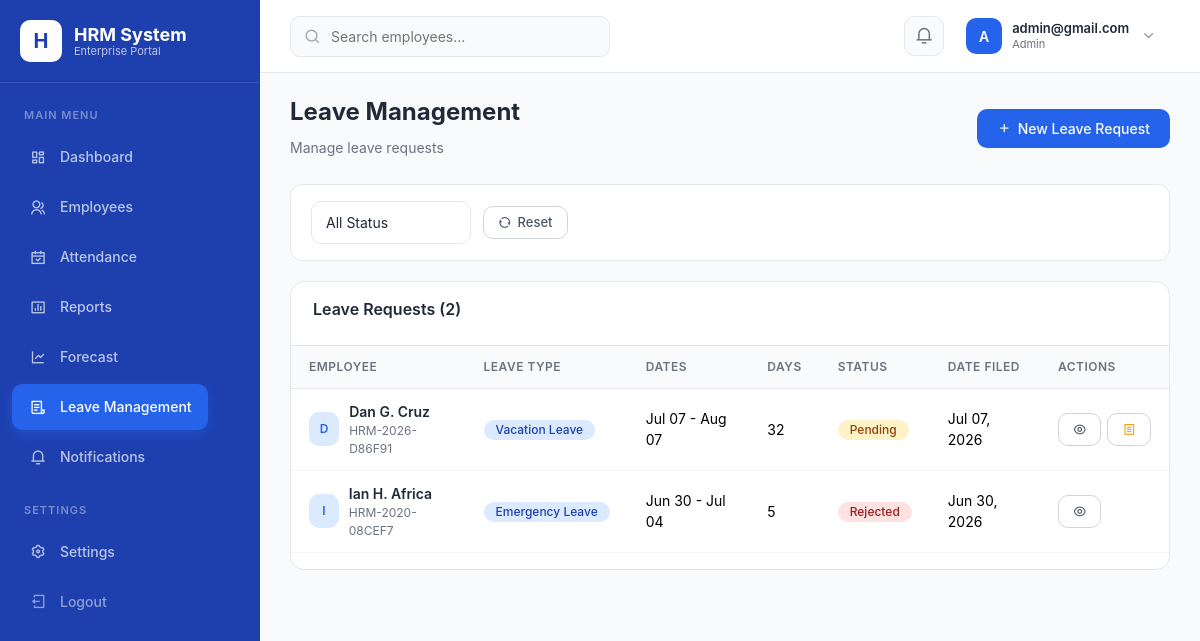
The page /leave/ (signed in) on the database its author committed.
### core/models.py (models this page shows, shortened)
class LeaveRequest(models.Model):
    STATUS_CHOICES = [
        ('Pending', 'Pending'),
        ('Approved', 'Approved'),
        ('Rejected', 'Rejected'),
        ('Cancelled', 'Cancelled'),
    ]
    employee = models.ForeignKey(Employee, on_delete=models.CASCADE, related_name='leave_requests')
    leave_type = models.ForeignKey(LeaveType, on_delete=models.CASCADE, related_name='leave_requests')
    start_date = models.DateField()
    end_date = models.DateField()
    number_of_days = models.IntegerField()
    reason = models.TextField()
    supporting_document = models.FileField(upload_to='documents/leaves/', blank=True, null=True)
    status = models.CharField(max_length=20, choices=STATUS_CHOICES, default='Pending')
    approved_by = models.ForeignKey(Employee, on_delete=models.SET_NULL, null=True, blank=True, related_name='approved_leaves')
    approved_at = models.DateTimeField(null=True, blank=True)
    rejection_reason = models.TextField(blank=True, null=True)
    created_at = models.DateTimeField(auto_now_add=True)
    updated_at = models.DateTimeField(auto_now=True)
    class Meta:
        ordering = ['-created_at']

class Employee(models.Model):
    ROLE_CHOICES = [
        ('admin', 'Admin'),
        ('hr_staff', 'HR Staff'),
        ('manager', 'Manager'),
        ('employee', 'Employee'),
    ]
    CIVIL_STATUS_CHOICES = [
        ('Single', 'Single'),
        ('Married', 'Married'),
        ('Divorced', 'Divorced'),
        ('Widowed', 'Widowed'),
    ]
    GENDER_CHOICES = [
        ('Male', 'Male'),
        ('Female', 'Female'),
        ('Other', 'Other'),
    ]
    EMPLOYMENT_TYPE_CHOICES = [
        ('Regular', 'Regular'),
        ('Probationary', 'Probationary'),
        ('Contractual', 'Contractual'),
        ('Part-Time', 'Part-Time'),
        ('Intern', 'Intern'),
    ]
    EMPLOYMENT_STATUS_CHOICES = [
        ('Active', 'Active'),
        ('Inactive', 'Inactive'),
        ('Resigned', 'Resigned'),
        ('Terminated', 'Terminated'),
        ('Suspended', 'Suspended'),
    ]
    user = models.OneToOneField(User, on_delete=models.CASCADE, related_name='employee')
    employee_id = models.CharField(max_length=20, unique=True, editable=False)
    first_name = models.CharField(max_length=50)
    middle_name = models.CharField(max_length=50, blank=True, null=True)
    last_name = models.CharField(max_length=50)
    gender = models.CharField(max_length=10, choices=GENDER_CHOICES)
    birth_date = models.DateField()
    civil_status = models.CharField(max_length=20, choices=CIVIL_STATUS_CHOICES)
    contact_number = models.CharField(max_length=20)
    email_address = models.EmailField()
    address = models.TextField()
    profile_photo = models.ImageField(upload_to='profiles/', blank=True, null=True)
    department = models.ForeignKey(Department, on_delete=models.SET_NULL, null=True, related_name='employees')
    position = models.CharField(max_length=100, blank=True, null=True)
    employment_type = models.CharField(max_length=20, choices=EMPLOYMENT_TYPE_CHOICES, default='Regular')
    date_hired = models.DateField()
    employment_status = models.CharField(max_length=20, choices=EMPLOYMENT_STATUS_CHOICES, default='Active')
    immediate_supervisor = models.CharField(max_length=100, blank=True, null=True)
    role = models.CharField(max_length=20, choices=ROLE_CHOICES, default='employee')
    created_at = models.DateTimeField(auto_now_add=True)
    updated_at = models.DateTimeField(auto_now=True)
    class Meta:
        ordering = ['last_name', 'first_name']
    @property
    def full_name(self):
        if self.middle_name:
            return f"{self.first_name} {self.middle_name} {self.last_name}"
        return f"{self.first_name} {self.last_name}"

class LeaveType(models.Model):
    name = models.CharField(max_length=50, unique=True)
    code = models.CharField(max_length=10, unique=True)
    description = models.TextField(blank=True, null=True)
    max_days_per_year = models.IntegerField(default=15)
    is_paid = models.BooleanField(default=True)
    is_active = models.BooleanField(default=True)
    created_at = models.DateTimeField(auto_now_add=True)
    class Meta:
        ordering = ['name']

### core/views/leave_views.py (the view)
# urls.py: path('leave/', leave_views.leave_list, name='leave_list'),
@login_required
def leave_list(request):
    try:
        employee = request.user.employee
    except:
        employee = None
    status_filter = request.GET.get('status', '')
    user_role = get_user_role(request.user)
    if request.user.is_superuser or user_role in ['admin', 'hr_staff', 'manager']:
        leaves = LeaveRequest.objects.select_related(
            'employee', 'leave_type', 'approved_by'
        ).all()
    elif employee:
        leaves = LeaveRequest.objects.filter(employee=employee)
    else:
        leaves = LeaveRequest.objects.none()
    if status_filter:
        leaves = leaves.filter(status=status_filter)
    leaves = leaves.order_by('-created_at')
    paginator = Paginator(leaves, 15)
    page_number = request.GET.get('page')
    page_obj = paginator.get_page(page_number)
    context = {
        'page_obj': page_obj,
        'leaves': page_obj,
        'status_filter': status_filter,
        'is_admin': user_role in ['admin'] or request.user.is_superuser,
    }
    return render(request, 'leave/list.html', context)

### core/context_processors.py (called while the page is built, shortened)
def notification_count(request):
    if request.user.is_authenticated:
        unread_count = Notification.objects.filter(
            recipient=request.user, is_read=False
        ).count()
        recent_notifications = Notification.objects.filter(
            recipient=request.user
        )[:5]
        user_role = get_user_role(request.user)
        return {
            'unread_notifications': unread_count,
            'recent_notifications': recent_notifications,
            'user_role': user_role,
            'user_role_display': ROLE_DISPLAY.get(user_role, 'Employee'),
        }

### templates/leave/list.html (shortened to what this page needs)
{% extends 'base.html' %}
{% load static %}
{% block content %}
<div class="page-header">
    <div class="page-title">
        <h2>Leave Management</h2>
        <small>Manage leave requests</small>
    </div>
    <a href="{% url 'leave_request' %}" class="btn btn-primary">
        <i class="ri-add-line"></i> New Leave Request
    </a>
</div>
<div class="filter-bar">
    <form method="GET" style="display:flex;gap:12px;flex-wrap:wrap;align-items:center;">
        <select name="status" class="form-select" onchange="this.form.submit()" style="min-width:160px;">
            <option value="">All Status</option>
        </select>
        <a href="{% url 'leave_list' %}" class="btn btn-outline btn-sm"><i class="ri-refresh-line"></i> Reset</a>
    </form>
</div>
<div class="table-card fade-in">
    <div class="table-header">
        <h5>Leave Requests ({{ page_obj.paginator.count }})</h5>
    </div>
    <div class="table-responsive">
        <table class="table">
            <thead>
                <tr>
                    <th>Employee</th>
                    <th>Leave Type</th>
                    <th>Dates</th>
                    <th>Days</th>
                    <th>Status</th>
                    <th>Date Filed</th>
                    <th>Actions</th>
                </tr>
            </thead>
            <tbody>
                {% for leave in leaves %}
                <tr>
                    <td>
                        <div class="user-cell">
                            <div class="avatar">{{ leave.employee.first_name|first|upper }}</div>
                            <div class="info">
                                <div class="name">{{ leave.employee.full_name }}</div>
                                <div class="sub">{{ leave.employee.employee_id }}</div>
                            </div>
                        </div>
                    </td>
                    <td><span class="badge badge-info">{{ leave.leave_type.name }}</span></td>
                    <td>{{ leave.start_date|date:"M d" }} - {{ leave.end_date|date:"M d" }}</td>
                    <td>{{ leave.number_of_days }}</td>
                    <td>
                        <span class="badge badge-{% if leave.status == 'Approved' %}success{% elif leave.status == 'Rejected' %}danger{% elif leave.status == 'Pending' %}warning{% else %}secondary{% endif %}">
                            {{ leave.status }}
                        </span>
                    </td>
                    <td>{{ leave.created_at|date:"M d, Y" }}</td>
                    <td>
                        <div style="display:flex;gap:6px;">
                            <a href="{% url 'leave_detail' leave.pk %}" class="btn btn-sm btn-outline" title="View">
                                <i class="ri-eye-line"></i>
                            </a>
                            {% if leave.status == 'Pending' and is_admin %}
                            <a href="{% url 'leave_review' leave.pk %}" class="btn btn-sm btn-outline" title="Review" style="color:var(--warning);">
                                <i class="ri-file-list-line"></i>
                            </a>
                            {% endif %}
                        </div>
                    </td>
                </tr>
                {% empty %}
                <tr><td colspan="7" style="text-align:center;padding:40px;color:var(--gray-500);">No leave requests found.</td></tr>
                {% endfor %}
            </tbody>
        </table>
    </div>
</div>
{% endblock %}

### templates/navbar.html (shortened to what this page needs)
{% load static %}
<nav class="top-navbar">
    <div class="navbar-left">
        <div class="search-box">
            <i class="ri-search-line"></i>
            <form method="GET" action="{% url 'employee_list' %}" style="display:inline;">
                <input type="text" name="search" placeholder="Search employees..." value="{{ search_query|default:'' }}">
            </form>
        </div>
    </div>
    <div class="navbar-right">
        <div class="position-relative">
            <button class="nav-icon" id="notificationBtn">
                <i class="ri-notification-3-line"></i>
            </button>
        </div>
        <div class="position-relative">
            <div class="user-dropdown" id="userDropdownBtn">
                <div class="user-avatar">
                    {% with name=user.get_full_name|default:user.username %}
                    {{ name|make_list|first|upper }}
                    {% endwith %}
                </div>
                <div class="user-info">
                    <div class="name">{{ user.get_full_name|default:user.username }}</div>
                    <div class="role">{{ user_role_display|default:"Employee" }}</div>
                </div>
                <i class="ri-arrow-down-s-line" style="color:var(--gray-400);font-size:18px;"></i>
            </div>
        </div>
    </div>
</nav>

### rows shown on the page
LeaveRequest: employee.first_name|first "D", employee.full_name "Dan G. Cruz", employee.employee_id "HRM-2026-D86F91", leave_type.name "Vacation Leave", start_date "Jul 07", end_date "Aug 07", number_of_days "32", status "Pending", created_at "Jul 07, 2026"
LeaveRequest: employee.first_name|first "I", employee.full_name "Ian H. Africa", employee.employee_id "HRM-2020-08CEF7", leave_type.name "Emergency Leave", start_date "Jun 30", end_date "Jul 04", number_of_days "5", status "Rejected", created_at "Jun 30, 2026"

### other values the page prints
{{ name|make_list|first|upper }} "A"
{{ user.get_full_name|default:user.username }} "admin@gmail.com"
{{ user_role_display|default:"Employee" }} "Admin"
{{ page_obj.paginator.count }} "2"
